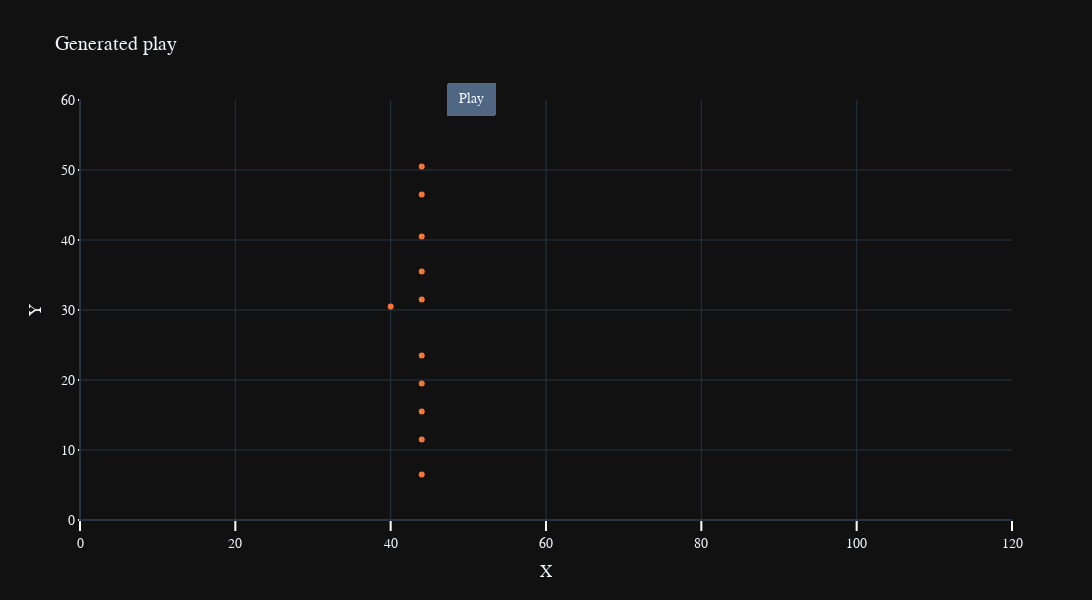

Source (notebook cell):
### Code cell
fig_gen.show()

### Figure 1 — Plotly figure (JSON) as saved in the notebook; plotly's stock layout.template omitted (floating-point values rounded to 4 significant figures)
{"data": [{"line": {"color": "#f47738", "dash": "solid"}, "name": "SS", "text": "SS", "type": "scatter", "visible": true, "x": [44], "y": [50.5]}, {"line": {"color": "#f47738", "dash": "solid"}, "name": "K", "text": "K", "type": "scatter", "visible": true, "x": [40], "y": [30.5]}, {"line": {"color": "#f47738", "dash": "solid"}, "name": "CB", "text": "CB", "type": "scatter", "visible": true, "x": [44], "y": [11.5]}, {"line": {"color": "#f47738", "dash": "solid"}, "name": "WR", "text": "WR", "type": "scatter", "visible": true, "x": [44], "y": [46.5]}, {"line": {"color": "#f47738", "dash": "solid"}, "name": "FS", "text": "FS", "type": "scatter", "visible": true, "x": [44], "y": [6.5]}, {"line": {"color": "#f47738", "dash": "solid"}, "name": "TE", "text": "TE", "type": "scatter", "visible": true, "x": [44], "y": [40.5]}, {"line": {"color": "#f47738", "dash": "solid"}, "name": "FB", "text": "FB", "type": "scatter", "visible": true, "x": [44], "y": [19.5]}, {"line": {"color": "#f47738", "dash": "solid"}, "name": "SS", "text": "SS", "type": "scatter", "visible": true, "x": [44], "y": [23.5]}, {"line": {"color": "#f47738", "dash": "solid"}, "name": "ILB", "text": "ILB", "type": "scatter", "visible": true, "x": [44], "y": [31.5]}, {"line": {"color": "#f47738", "dash": "solid"}, "name": "MLB", "text": "MLB", "type": "scatter", "visible": true, "x": [44], "y": [15.5]}, {"line": {"color": "#f47738", "dash": "solid"}, "name": "OLB", "text": "OLB", "type": "scatter", "visible": true, "x": [44], "y": [35.5]}], "layout": {"font": {"family": "Arial", "size": 14}, "height": 600, "hovermode": "x", "legend": {"orientation": "h", "title": {"text": "Legend Title"}, "x": 0, "y": 1.1}, "showlegend": false, "title": {"text": "Generated play"}, "updatemenus": [{"buttons": [{"args": [null, {"frame": {"duration": 26}}], "label": "Play", "method": "animate"}], "direction": "right", "pad": {"r": 50, "t": 50}, "showactive": false, "type": "buttons", "x": 0.5, "y": 1.16, "yanchor": "top"}], "width": 1200, "xaxis": {"autorange": false, "range": [0, 120], "tickcolor": "white", "ticklen": 10, "ticks": "outside", "tickwidth": 2, "title": {"text": "X"}}, "yaxis": {"autorange": false, "range": [0, 60], "tickcolor": "white", "tickformat": ",", "ticklen": 1, "ticks": "outside", "tickwidth": 2, "title": {"text": "Y"}}}}
